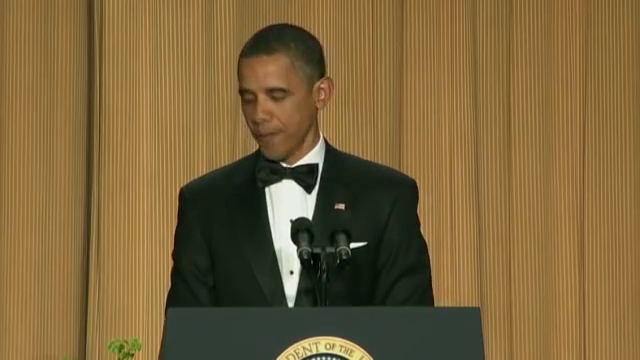
#> input picture frame 119 of video.mp4, 640 x 360 px
$ python main.py
#> lines starting #> are read from the running program, lines starting #| are printed output that depends on the picture
import cv2

video = cv2.VideoCapture('video.mp4')
first_frame = None

a = 0
while True:
    a = a+1
    flag, frame = video.read()
#> frame is the input picture: shape (360, 640, 3); mean B, G, R 58.9, 100.4, 123.6

    gray_frame = cv2.cvtColor(frame , cv2.COLOR_BGR2GRAY)
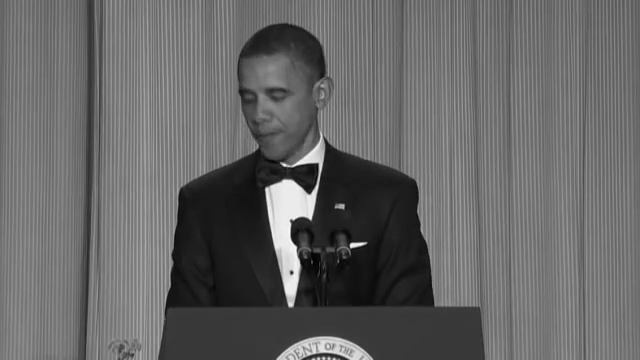
#> gray_frame: shape (360, 640); min 0, max 250, mean 102.6
    gray_frame = cv2.GaussianBlur(gray_frame, (15, 15), 0)
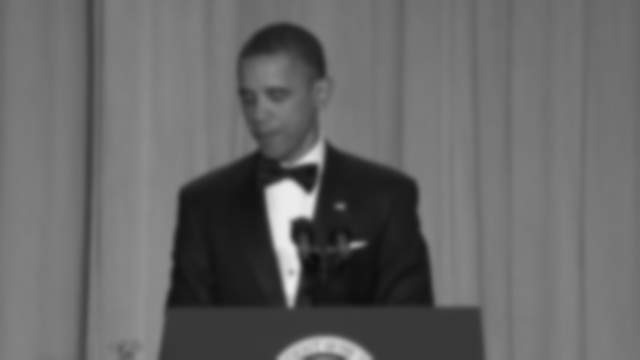
#> gray_frame: shape (360, 640); min 12, max 235, mean 102.6

    if first_frame is None:
        first_frame = gray_frame
        continue

    delta_frame = cv2.absdiff(first_frame, gray_frame)
    threshold_frame = cv2.threshold(delta_frame , 30 , 255 , cv2.THRESH_BINARY)[1]
    threshold_frame = cv2.dilate(threshold_frame , None , iterations = 2)

    (cnts , _ ) = cv2.findContours(threshold_frame.copy() , cv2.RETR_EXTERNAL , cv2.CHAIN_APPROX_SIMPLE)

    for contour in cnts:
        if cv2.contourArea(contour) < 1000:
            continue
        (x,y,w,h) = cv2.boundingRect(contour)
        cv2.rectangle(frame , (x,y) , (x+w , y+h) , (0, 255, 255) , 1)


    cv2.imshow('DETECTOR  ', frame)
    cv2.imshow('DELTA FRAME ', delta_frame)
    cv2.imshow('THRESHOLD FRAME ', threshold_frame)
    cv2.imshow('GRAYSCALE FRAME ', gray_frame)

    key = cv2.waitKey(30)
    if key == ord('q'):
        break

print ('total loops were ' + str(a))
cv2.destroyAllWindows

$ run again, starting later in the video
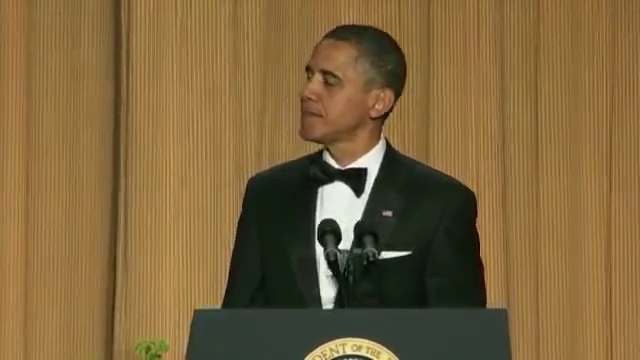
#> input picture frame 536 of video.mp4, 640 x 360 px
#> frame is the input picture: shape (360, 640, 3); mean B, G, R 60.5, 100.9, 125.7
#> `gray_frame = cv2.cvtColor(frame , cv2.COLOR_BGR2GRAY)`:
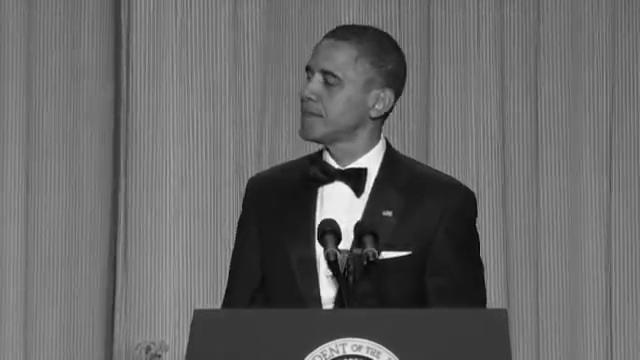
#> gray_frame: shape (360, 640); min 0, max 255, mean 103.6
#> `gray_frame = cv2.GaussianBlur(gray_frame, (15, 15), 0)`:
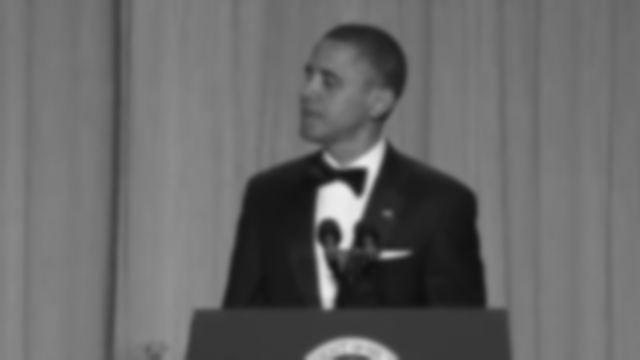
#> gray_frame: shape (360, 640); min 15, max 236, mean 103.6

$ run again, starting later in the video
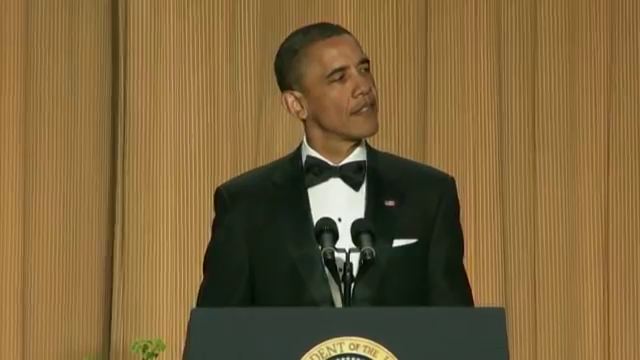
#> input picture frame 954 of video.mp4, 640 x 360 px
#> frame is the input picture: shape (360, 640, 3); mean B, G, R 59, 99.9, 123.7
#> `gray_frame = cv2.cvtColor(frame , cv2.COLOR_BGR2GRAY)`:
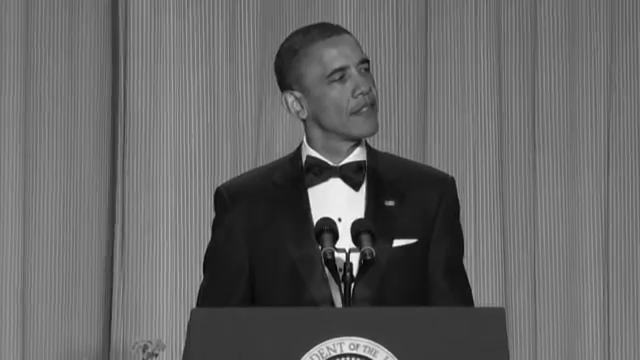
#> gray_frame: shape (360, 640); min 0, max 254, mean 102.3
#> `gray_frame = cv2.GaussianBlur(gray_frame, (15, 15), 0)`:
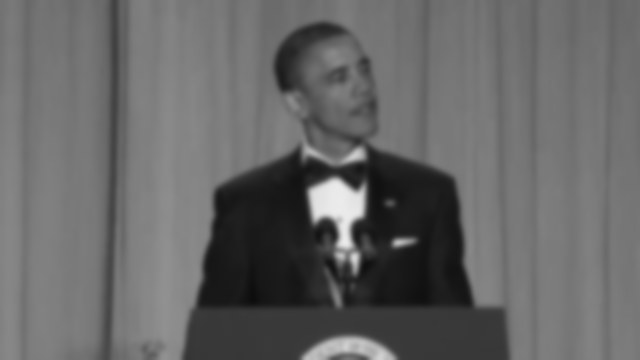
#> gray_frame: shape (360, 640); min 12, max 235, mean 102.3
